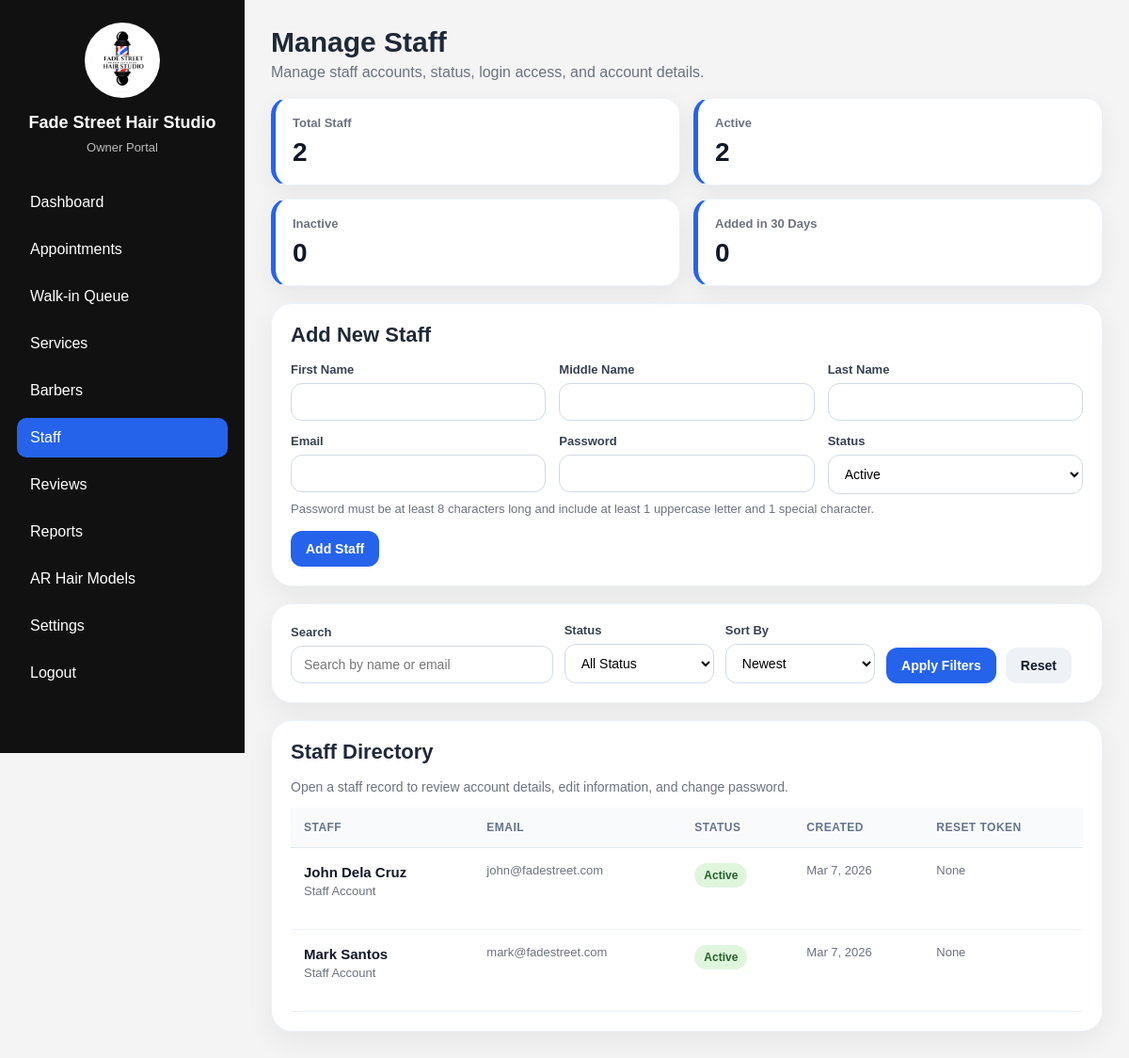
The page /admin_staff.php (signed in) on the database its author committed.
### tables this page shows
CREATE TABLE `settings` (
  `id` int(11) NOT NULL,
  `shop_name` varchar(150) NOT NULL,
  `logo` varchar(255) DEFAULT NULL,
  `banner_image` varchar(255) DEFAULT NULL,
  `booking_policy` text DEFAULT NULL,
  `about_us` text DEFAULT NULL,
  `address` varchar(255) DEFAULT NULL,
  `phone` varchar(20) DEFAULT NULL,
  `email` varchar(100) DEFAULT NULL,
  `facebook` varchar(150) DEFAULT NULL,
  `est_year` varchar(10) DEFAULT NULL,
  `opening_hours` varchar(100) DEFAULT NULL,
  `created_at` datetime DEFAULT current_timestamp(),
  `smtp_email` varchar(150) DEFAULT NULL,
  `smtp_password` varchar(255) DEFAULT NULL,
  `smtp_from_name` varchar(150) DEFAULT NULL
);

CREATE TABLE `staff` (
  `id` int(11) NOT NULL,
  `fname` varchar(50) NOT NULL,
  `mname` varchar(50) DEFAULT NULL,
  `lname` varchar(50) NOT NULL,
  `email` varchar(100) NOT NULL,
  `password` varchar(255) NOT NULL,
  `status` enum('active','inactive') DEFAULT 'active',
  `reset_token` varchar(255) DEFAULT NULL,
  `reset_expiry` datetime DEFAULT NULL,
  `created_at` timestamp NOT NULL DEFAULT current_timestamp()
);

### admin_staff.php (the view, shortened to what this page needs)
<?php
include 'db.php';
$settings = $conn->query("SELECT * FROM settings LIMIT 1");
$shop = $settings ? $settings->fetch_assoc() : null;
$search_filter = trim($_GET['search'] ?? '');
$sort_filter = trim($_GET['sort'] ?? 'newest');
$whereParts = [];
$whereSql = !empty($whereParts) ? 'WHERE ' . implode(' AND ', $whereParts) : '';
$orderSql = "ORDER BY s.created_at DESC";
$summary = [
    'total_staff' => 0,
    'active_staff' => 0,
    'inactive_staff' => 0,
    'recent_staff' => 0
];
$summaryRes = $conn->query("
    SELECT
        COUNT(*) AS total_staff,
        SUM(CASE WHEN status = 'active' THEN 1 ELSE 0 END) AS active_staff,
        SUM(CASE WHEN status = 'inactive' THEN 1 ELSE 0 END) AS inactive_staff,
        SUM(CASE WHEN DATE(created_at) >= DATE_SUB(CURDATE(), INTERVAL 30 DAY) THEN 1 ELSE 0 END) AS recent_staff
    FROM staff
");
if ($summaryRes) {
    $summaryRow = $summaryRes->fetch_assoc();
    $summary['total_staff'] = (int)($summaryRow['total_staff'] ?? 0);
    $summary['active_staff'] = (int)($summaryRow['active_staff'] ?? 0);
    $summary['inactive_staff'] = (int)($summaryRow['inactive_staff'] ?? 0);
    $summary['recent_staff'] = (int)($summaryRow['recent_staff'] ?? 0);
}
$staffSql = "
    SELECT s.*
    FROM staff s
    $whereSql
    $orderSql
";
$staffStmt = $conn->prepare($staffSql);
$staffStmt->execute();
$staffAccounts = $staffStmt->get_result();
?>
<!DOCTYPE html>
<html lang="en">
<head>
    <link rel="stylesheet" href="styles.css">
</head>
<body>
<div class="admin-layout">
    <aside class="admin-sidebar" id="adminSidebar">
        <div class="admin-brand">
            <img src="images/<?= htmlspecialchars($shop['logo'] ?? 'logo.png') ?>" alt="Shop Logo">
            <h2><?= htmlspecialchars($shop['shop_name'] ?? 'Barbershop') ?></h2>
            <p>Owner Portal</p>
        </div>
        <nav class="admin-nav">
            <a href="admin_dashboard.php">Dashboard</a>
            <a href="admin_appointments.php">Appointments</a>
            <a href="admin_walkins.php">Walk-in Queue</a>
            <a href="admin_services.php">Services</a>
            <a href="admin_barbers.php">Barbers</a>
            <a href="admin_staff.php" class="active">Staff</a>
            <a href="admin_reviews.php">Reviews</a>
            <a href="admin_reports.php">Reports</a>
            <a href="admin_ar_models.php">AR Hair Models</a>
            <a href="admin_settings.php">Settings</a>
            <a href="admin_logout.php">Logout</a>
        </nav>
    </aside>
    <main class="admin-main">
        <div class="page-header">
            <div>
                <h1>Manage Staff</h1>
                <p>Manage staff accounts, status, login access, and account details.</p>
            </div>
        </div>
        <section class="stats-grid">
            <div class="stat-card">
                <h3>Total Staff</h3>
                <div class="value"><?= $summary['total_staff'] ?></div>
            </div>
            <div class="stat-card">
                <h3>Active</h3>
                <div class="value"><?= $summary['active_staff'] ?></div>
            </div>
            <div class="stat-card">
                <h3>Inactive</h3>
                <div class="value"><?= $summary['inactive_staff'] ?></div>
            </div>
            <div class="stat-card">
                <h3>Added in 30 Days</h3>
                <div class="value"><?= $summary['recent_staff'] ?></div>
            </div>
        </section>
        <section class="panel">
            <h2>Add New Staff</h2>
            <form method="POST">
                <div class="compact-form-grid">
                    <div class="form-group">
                        <label>First Name</label>
                        <input type="text" name="fname" required>
                    </div>
                    <div class="form-group">
                        <label>Middle Name</label>
                        <input type="text" name="mname">
                    </div>
                    <div class="form-group">
                        <label>Last Name</label>
                        <input type="text" name="lname" required>
                    </div>
                    <div class="form-group">
                        <label>Email</label>
                        <input type="email" name="email" required>
                    </div>
                    <div class="form-group">
                        <label>Password</label>
                        <input type="password" name="password" required>
                    </div>
                    <div class="form-group">
                        <label>Status</label>
                        <select name="status">
                            <option value="active">Active</option>
                        </select>
                    </div>
                </div>
                <div class="muted" style="margin-top:8px;">
                    Password must be at least 8 characters long and include at least 1 uppercase letter and 1 special character.
                </div>
                <div class="action-row" style="margin-top:16px;">
                    <button type="submit" class="btn btn-primary">Add Staff</button>
                </div>
            </form>
        </section>
        <section class="panel">
            <form method="GET" class="filter-grid">
                <div class="form-group">
                    <label for="search">Search</label>
                    <input
                        type="text"
                        name="search"
                        id="search"
                        value="<?= htmlspecialchars($search_filter) ?>"
                        placeholder="Search by name or email"
                    >
                </div>
                <div class="form-group">
                    <label for="status">Status</label>
                    <select name="status" id="status">
                        <option value="">All Status</option>
                    </select>
                </div>
                <div class="form-group">
                    <label for="sort">Sort By</label>
                    <select name="sort" id="sort">
                        <option value="newest" <?= $sort_filter === 'newest' ? 'selected' : '' ?>>Newest</option>
                    </select>
                </div>
                <div class="toolbar-actions">
                    <button type="submit" class="btn btn-primary">Apply Filters</button>
                    <a href="admin_staff.php" class="btn btn-secondary">Reset</a>
                </div>
            </form>
        </section>
        <section class="panel">
            <div class="table-head">
                <div>
                    <h2>Staff Directory</h2>
                    <p>Open a staff record to review account details, edit information, and change password.</p>
                </div>
            </div>
            <?php if ($staffAccounts && $staffAccounts->num_rows > 0): ?>
                <div class="table-responsive">
                    <table>
                        <thead>
                            <tr>
                                <th>Staff</th>
                                <th>Email</th>
                                <th>Status</th>
                                <th>Created</th>
                                <th>Reset Token</th>
                                <th style="width: 140px;">Action</th>
                            </tr>
                        </thead>
                        <tbody>
                            <?php while ($staff = $staffAccounts->fetch_assoc()): ?>
                                <?php
                                $fullName = trim(
                                    $staff['fname'] .
                                    ($staff['mname'] ? ' ' . $staff['mname'] : '') .
                                    ' ' . $staff['lname']
                                );
                                ?>
                                <tr>
                                    <td>
                                        <div class="staff-identity">
                                            <div class="staff-meta">
                                                <strong><?= htmlspecialchars($fullName) ?></strong>
                                                <span>Staff Account</span>
                                            </div>
                                        </div>
                                    </td>
                                    <td>
                                        <div class="muted"><?= htmlspecialchars($staff['email']) ?></div>
                                    </td>
                                    <td>
                                        <span class="status-tag <?= $staff['status'] === 'active' ? 'status-active' : 'status-inactive' ?>">
                                            <?= htmlspecialchars(ucfirst($staff['status'])) ?>
                                        </span>
                                    </td>
                                    <td>
                                        <div class="muted"><?= date("M j, Y", strtotime($staff['created_at'])) ?></div>
                                    </td>
                                    <td>
                                        <div class="muted">
                                            <?= !empty($staff['reset_token']) ? 'Available' : 'None' ?>
                                        </div>
                                    </td>
                                    <td>
                                    </td>
                                </tr>
                            <?php endwhile; ?>
                        </tbody>
                    </table>
                </div>
            <?php endif; ?>
        </section>
    </main>
</div>
</body>
</html>

### styles.css (style rules this page uses)
body { font-family: 'Arial', sans-serif; margin: 0; background-color: #fdfdfd; color: #222; }
body { margin: 0; font-family: Arial, sans-serif; background-color: #fff; color: #000; overflow-x: hidden; }
html, body { height: 100%; }

### admin_staff.php (style rules this page uses)
* { box-sizing: border-box; }
body { margin: 0; font-family: 'Poppins', sans-serif; background: #f4f4f4; color: #1f2937; overflow-x: hidden; }
html { overflow-x: hidden; }
.admin-layout { display: flex; min-height: 100vh; width: 100%; }
.admin-sidebar { width: 260px; min-width: 260px; background: #111; color: #fff; padding: 24px 18px; position: sticky; top: 0; height: 100vh; overflow-y: auto; flex-shrink: 0; z-index: 1201; transition: transform 0.25s ease; }
.admin-brand { text-align: center; margin-bottom: 30px; }
.admin-brand img { width: 80px; height: 80px; object-fit: cover; border-radius: 50%; background: #fff; padding: 6px; margin-bottom: 10px; }
.admin-brand h2 { font-size: 18px; margin: 0; line-height: 1.4; }
.admin-brand p { margin: 6px 0 0; color: #bbb; font-size: 13px; }
.admin-nav a { display: block; color: #fff; text-decoration: none; padding: 12px 14px; border-radius: 10px; margin-bottom: 8px; transition: 0.2s ease; }
.admin-nav a:hover, .admin-nav a.active { background: #2563eb; }
.admin-main { flex: 1; padding: 28px; min-width: 0; width: 100%; }
.page-header { display: flex; justify-content: space-between; align-items: flex-start; gap: 16px; margin-bottom: 18px; flex-wrap: wrap; }
.page-header h1 { margin: 0 0 6px; font-size: 30px; }
.page-header p { margin: 0; color: #6b7280; }
.stats-grid { display: grid; grid-template-columns: repeat(4, minmax(160px, 1fr)); gap: 14px; margin-bottom: 18px; }
.stat-card { background: #fff; border-radius: 18px; padding: 18px; box-shadow: 0 8px 24px rgba(15, 23, 42, 0.06); border: 1px solid #edf2f7; border-left: 5px solid #2563eb; }
.stat-card h3 { margin: 0 0 8px; font-size: 13px; color: #6b7280; font-weight: 600; }
.stat-card .value { font-size: 28px; font-weight: 700; color: #111827; }
.panel { background: #fff; border-radius: 22px; padding: 20px; box-shadow: 0 10px 30px rgba(15, 23, 42, 0.06); border: 1px solid #edf2f7; margin-bottom: 18px; }
.panel h2 { margin: 0 0 16px; font-size: 22px; }
.compact-form-grid { display: grid; grid-template-columns: repeat(3, minmax(0, 1fr)); gap: 14px; }
.filter-grid { display: grid; grid-template-columns: 1.4fr 0.8fr 0.8fr auto auto; gap: 12px; align-items: end; }
.form-group label { display: block; margin-bottom: 7px; font-weight: 600; color: #374151; font-size: 13px; }
.form-group input, .form-group select, .form-group textarea { width: 100%; padding: 11px 13px; border: 1px solid #d1d9e6; border-radius: 12px; font-size: 14px; outline: none; background: #fff; }
.toolbar-actions, .action-row, .modal-actions { display: flex; gap: 10px; flex-wrap: wrap; }
.btn { border: none; border-radius: 12px; padding: 11px 16px; font-weight: 600; cursor: pointer; text-decoration: none; display: inline-flex; align-items: center; justify-content: center; transition: 0.18s ease; font-size: 14px; }
.btn-primary { background: #2563eb; color: #fff; }
.btn-secondary { background: #eef2f7; color: #111827; }
.table-head { display: flex; justify-content: space-between; align-items: center; gap: 12px; margin-bottom: 14px; flex-wrap: wrap; }
.table-head p { margin: 4px 0 0; color: #6b7280; font-size: 14px; }
.table-responsive { width: 100%; overflow-x: auto; -webkit-overflow-scrolling: touch; }
table { width: 100%; min-width: 980px; border-collapse: separate; border-spacing: 0; }
thead th { text-align: left; font-size: 12px; text-transform: uppercase; letter-spacing: 0.04em; color: #64748b; font-weight: 700; padding: 14px; background: #f8fafc; border-bottom: 1px solid #e2e8f0; }
tbody td { padding: 16px 14px; border-bottom: 1px solid #edf2f7; vertical-align: top; background: #fff; }
.staff-identity { min-width: 0; }
.staff-meta strong { display: block; color: #111827; font-size: 15px; line-height: 1.35; }
.staff-meta span, .muted { color: #6b7280; font-size: 13px; }
.status-tag { display: inline-flex; align-items: center; justify-content: center; padding: 6px 10px; border-radius: 999px; font-size: 12px; font-weight: 700; }
.status-active { background: #dff6dd; color: #256029; }
@media (max-width: 1200px) { .stats-grid { grid-template-columns: repeat(2, minmax(160px, 1fr)); } }

### rows shown on the page
settings: logo (picture), shop_name "Fade Street Hair Studio"
staff: fullName "John Dela Cruz", email "john@fadestreet.com", status "Active", created_at "Mar 7, 2026", shows "None"
staff: fullName "Mark Santos", email "mark@fadestreet.com", status "Active", created_at "Mar 7, 2026", shows "None"

### other values the page prints
$summary['total_staff'] "2"
$summary['active_staff'] "2"
$summary['inactive_staff'] "0"
$summary['recent_staff'] "0"
